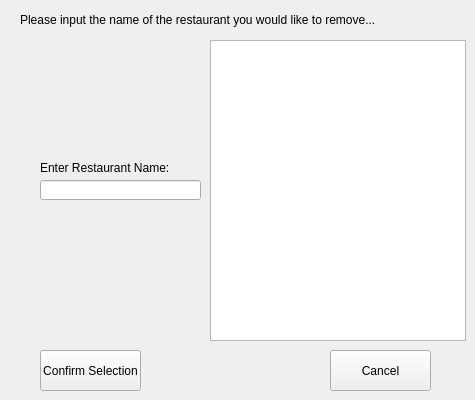
    <widget class="QWidget" name="removeRestaurantPage">
     <widget class="QLabel" name="label_RemovePrompt">
      <property name="geometry">
       <rect>
        <x>20</x>
        <y>10</y>
        <width>431</width>
        <height>20</height>
       </rect>
      </property>
      <property name="styleSheet">
       <string notr="true">font: 87 9pt &quot;Arial Black&quot;;</string>
      </property>
      <property name="text">
       <string>Please input the name of the restaurant you would like to remove...</string>
      </property>
     </widget>
     <widget class="QLineEdit" name="lineEdit_RestaurantName">
      <property name="geometry">
       <rect>
        <x>40</x>
        <y>180</y>
        <width>161</width>
        <height>20</height>
       </rect>
      </property>
     </widget>
     <widget class="QLabel" name="label_EnterName">
      <property name="geometry">
       <rect>
        <x>40</x>
        <y>160</y>
        <width>141</width>
        <height>16</height>
       </rect>
      </property>
      <property name="text">
       <string>Enter Restaurant Name:</string>
      </property>
     </widget>
     <widget class="QPushButton" name="confirmButton">
      <property name="geometry">
       <rect>
        <x>40</x>
        <y>350</y>
        <width>101</width>
        <height>41</height>
       </rect>
      </property>
      <property name="text">
       <string>Confirm Selection</string>
      </property>
     </widget>
     <widget class="QPushButton" name="cancelButton">
      <property name="geometry">
       <rect>
        <x>330</x>
        <y>350</y>
        <width>101</width>
        <height>41</height>
       </rect>
      </property>
      <property name="text">
       <string>Cancel</string>
      </property>
     </widget>
     <widget class="QListWidget" name="maintenanceR_listWidget">
      <property name="geometry">
       <rect>
        <x>210</x>
        <y>40</y>
        <width>256</width>
        <height>301</height>
       </rect>
      </property>
     </widget>
    </widget>
